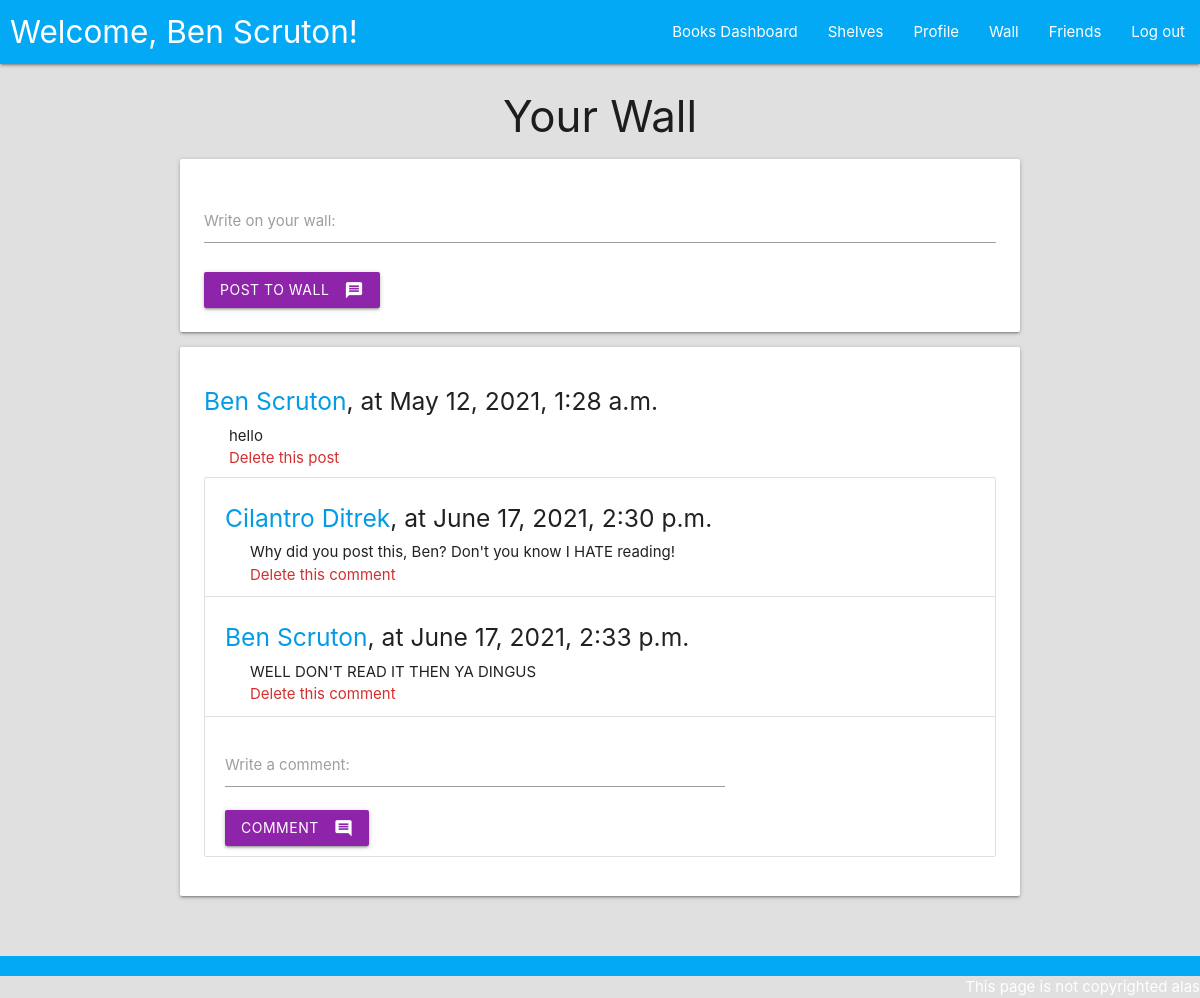
The page /users/1/wall (signed in) on the database its author committed.
### login_app/models.py (models this page shows)
class User(models.Model):
    first_name = models.CharField(max_length = 255)
    last_name = models.CharField(max_length = 255)
    email = models.CharField(max_length = 255)
    username = models.CharField(max_length = 255)
    hashed_pw = models.CharField(max_length = 255)
    added_friends = models.ManyToManyField("User", related_name = "added_by")
    friends = models.ManyToManyField("User")
    created_at = models.DateTimeField(auto_now_add = True)
    updated_at = models.DateTimeField(auto_now = True)
    objects = UserManager()

### books_app/models.py (models this page shows)
class Parent(models.Model):
    contents = models.TextField()
    created_at = models.DateTimeField(auto_now_add=True)
    updated_at = models.DateTimeField(auto_now = True)

class WallPost(Parent):
    poster = models.ForeignKey(User, related_name = "posts", on_delete = models.CASCADE)
    wall = models.ForeignKey(User, related_name = "posts_on_wall", on_delete = models.CASCADE)

class Parent(models.Model):
    contents = models.TextField()
    created_at = models.DateTimeField(auto_now_add=True)
    updated_at = models.DateTimeField(auto_now = True)

class Comment(models.Model):
    contents = models.TextField()
    commenter = models.ForeignKey(User, related_name = "comments", on_delete = models.CASCADE)
    parent = models.ForeignKey(Parent, related_name = "comments", on_delete = models.CASCADE)
    created_at = models.DateTimeField(auto_now_add=True)
    updated_at = models.DateTimeField(auto_now = True)

### books_app/views.py (the view)
# urls.py: path("users/<int:user_id>/wall", views.show_user_wall),
def show_user_wall(request, user_id):
    this_user = User.objects.get(id=user_id)
    context = {
        "user": this_user,
        "logged_in_user": User.objects.get(id=request.session["user_id"]),
        "wallposts": WallPost.objects.filter(wall = this_user).order_by("-created_at"),
        "new_requests": check_friend_requests(request.session),
    }
    return render(request, "wall.html", context)

### books_app/views.py (called while the page is built)
def check_friend_requests(data):
    if "user_id" not in data:
        return []
    this_user = User.objects.get(id=data["user_id"])
    new_requests = []
    if (this_user.added_by.count() > this_user.friends.count()):
        for add in this_user.added_by.all():
            if add not in this_user.friends.all():
                new_requests.append(add)
    return new_requests

### books_app/templates/wall.html (shortened to what this page needs)
{% extends "base.html" %}
{% block content %}
<div class="container">
    <h3 class="center-align">
        {% if user.id == request.session.user_id %}
            Your
        {% else %}
            {{user.first_name}}'s
        {% endif %}
        Wall
    </h3>
    {% if logged_in_user in user.friends.all or user.id == request.session.user_id %}
        <div class="card">
            <form method="POST" action="/users/{{user.id}}/add_wallpost" class="card-content">
                <div class="input-field">
                    <label for="add_post">Write on {% if user.id == request.session.user_id %}your{% else %}{{user.first_name}}'s{% endif%} wall:</label>
                    <textarea class="wallpost materialize-textarea" name="add_post" id="add_post"></textarea>
                </div>
                <button type="submit" class="btn purple darken-1 waves-effect waves-light">
                    Post to wall<i class="material-icons right">message</i>
                </button>
            </form>
        </div>
        {% for post in wallposts %}
        <div class="card">
            <div class="card-content">
                <h5><a href="/users/{{post.poster.id}}">{{post.poster.first_name}} {{post.poster.last_name}}</a>, at {{post.created_at}}</h5>
                <p class="wallpost" style="margin-left: 25px;">{{post.contents}}</p>
                {% if post.poster.id == request.session.user_id or post.wall.id == request.session.user_id %}
                    <p style="margin-left: 25px;">
                        <a href="/posts/{{post.id}}/delete" class="red-text text-darken-2">Delete this post</a>
                    </p>
                {% endif %}
                <ul class="collection">
                    {% for comment in post.comments.all %}
                    <li class="collection-item">
                        <h5><a href="/users/{{comment.commenter.id}}">{{comment.commenter.first_name}} {{comment.commenter.last_name}}</a>, at {{comment.created_at}}</h5>
                        <p class="comment" style="margin-left: 25px;">{{comment.contents}}</p>
                        {% if comment.commenter.id == request.session.user_id or post.wall.id == request.session.user_id %}
                            <p style="margin-left: 25px;">
                                <a href="/comments/{{comment.id}}/delete" class="red-text text-darken-2">Delete this comment</a>
                            </p>
                        {% endif %}
                    </li>
                    {% endfor %}
                    <form method="POST" action="/posts/{{post.id}}/add_comment" class="collection-item">
                        <div class="input-field row">
                            <label for="comment">Write a comment:</label>
                            <textarea class="materialize-textarea col s8" name="comment" id="comment"></textarea>
                        </div>
                        <button type="submit" class="btn purple darken-1 waves-effect waves-light">
                            Comment<i class="material-icons right">comment</i>
                        </button>
                    </form>
                </ul>
            </div>
        </div>
        {% endfor %}
    {% else %}
        <p class="center-align"><a href="/users/{{user.id}}">Add this user as a friend</a> to see their wall!</p>
    {% endif %}
</div>
{% endblock %}

### books_app/templates/base.html (shortened to what this page needs)
{% load static %}
<!DOCTYPE html>
<html lang="en">
<head>
    <link rel="stylesheet" href="https://cdnjs.cloudflare.com/ajax/libs/materialize/1.0.0/css/materialize.min.css">
    <link rel="stylesheet" type="text/css" href="{% static 'style.css' %}">
</head>
<body class="grey lighten-2">
    <header class="navbar-fixed">
        <nav>
            <div class="nav-wrapper light-blue">
                <ul id="welcome-msg">
                    {% if request.session.user_id %}
                        <li><a href="/" class="left brand-logo">Welcome, {{request.session.first_name }} {{ request.session.last_name }}!</a></li>
                    {% endif %}
                </ul>
                <ul class="right hide-on-med-and-down">
                {% if request.session.user_id %}
                    <li><a href="{% url 'dashboard' %}">Books Dashboard</a></li>
                    <li><a href="/users/{{request.session.user_id}}/shelves">Shelves</a></li>
                    <li><a href="/users/{{request.session.user_id}}">Profile</a></li>
                    <li><a href="/users/{{request.session.user_id}}/wall">Wall</a></li>
                    <li><a href="/users/{{request.session.user_id}}/friends">Friends</a></li>
                    <li><a href="/login/users/logout">Log out</a></li>
                {% else %}
                    <li><a href="{% url 'dashboard' %}">Books Dashboard</a></li>
                    <li><a href="/login">Log In or Register</a></li>
                {% endif %}
                </ul>
            </div>
        </nav>
    </header>
    <main>
        {% block content %}
        {% endblock %}
    </main>
    <br>
    <br>
    <footer class="page-footer light-blue">
        <div class="right">This page is not copyrighted alas</div>
    </footer>
</body>
</html>

### books_app/static/style.css (style rules this page uses)
::placeholder { opacity: 1; }
#welcome-msg { margin-left: 10px; }

### rows shown on the page
User: session.first_name "Ben", session.last_name "Scruton"
WallPost: poster.first_name "Ben", poster.last_name "Scruton", created_at "May 12, 2021, 1:28 a.m.", contents "hello"
Comment: commenter.first_name "Cilantro", commenter.last_name "Ditrek", created_at "June 17, 2021, 2:30 p.m.", contents "Why did you post this, Ben? Don't you know I HATE reading!"
Comment: commenter.first_name "Ben", commenter.last_name "Scruton", created_at "June 17, 2021, 2:33 p.m.", contents "WELL DON'T READ IT THEN YA DINGUS"
